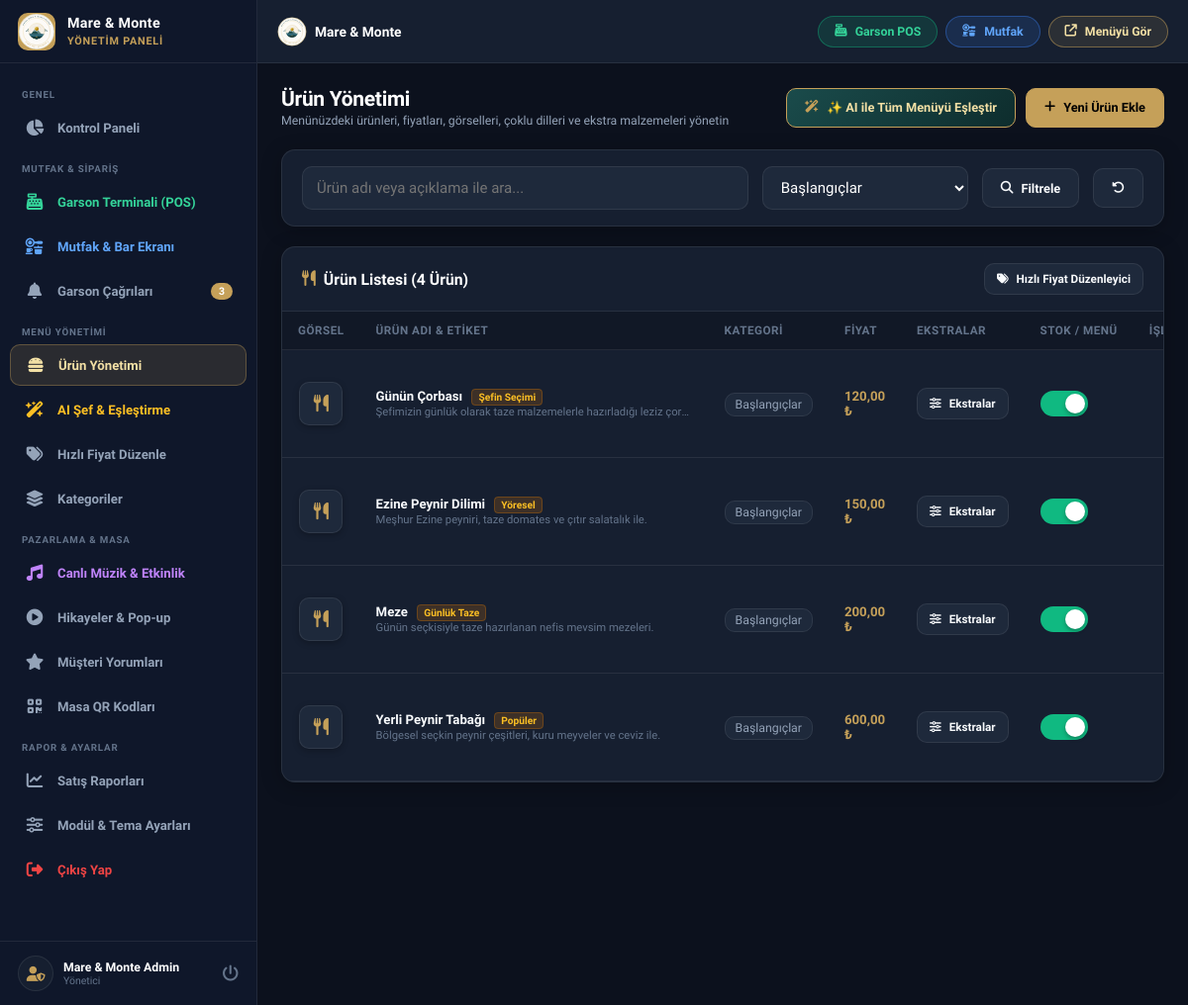
Page /admin/products.php?category=1 (signed in) on the committed database.
### tables this page shows
CREATE TABLE products (
        id INTEGER PRIMARY KEY AUTOINCREMENT,
        category_id INT NOT NULL,
        name VARCHAR(200) NOT NULL,
        description TEXT,
        name_en VARCHAR(200) DEFAULT '',
        desc_en TEXT,
        name_ar VARCHAR(200) DEFAULT '',
        desc_ar TEXT,
        name_ru VARCHAR(200) DEFAULT '',
        desc_ru TEXT,
        name_de VARCHAR(200) DEFAULT '',
        desc_de TEXT,
        price DECIMAL(10,2) NOT NULL DEFAULT 0.00,
        old_price DECIMAL(10,2) DEFAULT NULL,
        image VARCHAR(255) DEFAULT '',
        badge VARCHAR(50) DEFAULT '',
        calories INT DEFAULT 0,
        prep_time INT DEFAULT 15,
        allergens VARCHAR(255) DEFAULT '',
        is_available INT DEFAULT 1,
        is_featured INT DEFAULT 0,
        sort_order INT DEFAULT 0,
        view_count INT DEFAULT 0,
        created_at DATETIME DEFAULT CURRENT_TIMESTAMP
    , pairing_suggestion TEXT DEFAULT '');

CREATE TABLE categories (
        id INTEGER PRIMARY KEY AUTOINCREMENT,
        name VARCHAR(150) NOT NULL,
        slug VARCHAR(150),
        icon VARCHAR(100) DEFAULT 'utensils',
        image VARCHAR(255) DEFAULT '',
        name_en VARCHAR(150) DEFAULT '',
        name_ar VARCHAR(150) DEFAULT '',
        name_ru VARCHAR(150) DEFAULT '',
        name_de VARCHAR(150) DEFAULT '',
        sort_order INT DEFAULT 0,
        is_active INT DEFAULT 1,
        created_at DATETIME DEFAULT CURRENT_TIMESTAMP
    );

### config.php (called while the page is built, shortened)
<?php
function clean($data) {
    return htmlspecialchars(trim((string)$data), ENT_QUOTES, 'UTF-8');
}
function formatPrice($price, $currency = '₺') {
    return number_format((float)$price, 2, ',', '.') . ' ' . $currency;
}

### admin/products.php (the view, shortened to what this page needs)
<?php
require_once __DIR__ . '/header.php';
$categories = $pdo->query("SELECT * FROM categories ORDER BY sort_order ASC, name ASC")->fetchAll();
$filterCat = (int)($_GET['category'] ?? 0);
$filterSearch = clean($_GET['q'] ?? '');
$query = "SELECT p.*, c.name as cat_name FROM products p LEFT JOIN categories c ON p.category_id = c.id WHERE 1=1";
$params = [];
if ($filterCat > 0) {
    $query .= " AND p.category_id = ?";
    $params[] = $filterCat;
}
$query .= " ORDER BY p.category_id ASC, p.sort_order ASC, p.id DESC";
$stmtP = $pdo->prepare($query);
$stmtP->execute($params);
$products = $stmtP->fetchAll();
?>
<div class="page-header">
    <div class="page-title">
        <h1>Ürün Yönetimi</h1>
        <p>Menünüzdeki ürünleri, fiyatları, görselleri, çoklu dilleri ve ekstra malzemeleri yönetin</p>
    </div>
    <div style="display: flex; gap: 10px; flex-wrap: wrap;">
        <button type="button" class="btn btn-secondary" onclick="batchGenerateAiPairings()" style="background: linear-gradient(135deg, #1A4B4B 0%, #0E2D2D 100%); color: var(--primary-light); border: 1px solid var(--primary);">
            <i class="fas fa-wand-magic-sparkles" style="color: var(--primary);"></i> ✨ AI ile Tüm Menüyü Eşleştir
        </button>
        <button type="button" class="btn btn-primary" onclick="openProductModal()">
            <i class="fas fa-plus"></i> Yeni Ürün Ekle
        </button>
    </div>
</div>
<div class="card" style="margin-bottom: 20px;">
    <div class="card-body" style="padding: 16px 20px;">
        <form method="GET" action="products.php" style="display: flex; gap: 14px; flex-wrap: wrap; align-items: center;">
            <div style="flex: 1; min-width: 200px;">
                <input type="text" name="q" value="<?php echo htmlspecialchars($filterSearch); ?>" placeholder="Ürün adı veya açıklama ile ara..." class="form-control">
            </div>
            <div style="min-width: 180px;">
                <select name="category" class="form-control" onchange="this.form.submit()">
                    <?php foreach ($categories as $c): ?>
                        <option value="<?php echo $c['id']; ?>" <?php echo $filterCat === (int)$c['id'] ? 'selected' : ''; ?>>
                            <?php echo htmlspecialchars($c['name']); ?>
                        </option>
                    <?php endforeach; ?>
                </select>
            </div>
            <button type="submit" class="btn btn-secondary">
                <i class="fas fa-search"></i> Filtrele
            </button>
            <?php if ($filterCat > 0 || !empty($filterSearch)): ?>
                <a href="products.php" class="btn btn-secondary" title="Filtreyi Temizle">
                    <i class="fas fa-rotate-left"></i>
                </a>
            <?php endif; ?>
        </form>
    </div>
</div>
<div class="card">
    <div class="card-header">
        <h3 class="card-title"><i class="fas fa-utensils" style="color:var(--primary);"></i> Ürün Listesi (<?php echo count($products); ?> Ürün)</h3>
        <a href="quick-price.php" class="btn btn-secondary btn-sm"><i class="fas fa-tags"></i> Hızlı Fiyat Düzenleyici</a>
    </div>
    <div class="card-body" style="padding: 0;">
        <div class="table-responsive desktop-table-view">
            <table class="admin-table">
                <thead>
                    <tr>
                        <th style="width: 70px; text-align: center;">Görsel</th>
                        <th>Ürün Adı & Etiket</th>
                        <th>Kategori</th>
                        <th>Fiyat</th>
                        <th>Ekstralar</th>
                        <th style="text-align: center;">Stok / Menü</th>
                        <th style="text-align: right;">İşlemler</th>
                    </tr>
                </thead>
                <tbody>
                    <?php if (empty($products)): ?>
                        <tr>
                            <td colspan="7" style="text-align: center; padding: 32px; color: var(--text-dim);">
                                Kriterlere uygun ürün bulunamadı.
                            </td>
                        </tr>
                    <?php else: ?>
                        <?php foreach ($products as $p): ?>
                            <tr id="row-product-<?php echo $p['id']; ?>">
                                <td style="text-align: center;">
                                    <?php if (!empty($p['image'])): ?>
                                        <div class="table-thumb" style="display:none;">
                                            <i class="fas fa-utensils"></i>
                                        </div>
                                    <?php else: ?>
                                        <div class="table-thumb">
                                            <i class="fas fa-utensils"></i>
                                        </div>
                                    <?php endif; ?>
                                </td>
                                <td>
                                    <strong><?php echo htmlspecialchars($p['name']); ?></strong>
                                    <?php if (!empty($p['badge'])): ?>
                                        <span style="background: rgba(217, 119, 6, 0.2); color: #fbbf24; border:1px solid rgba(217,119,6,0.3); font-size: 0.68rem; font-weight:700; padding:2px 6px; border-radius:4px; margin-left:6px;">
                                            <?php echo htmlspecialchars($p['badge']); ?>
                                        </span>
                                    <?php endif; ?>
                                    <div style="font-size: 0.75rem; color: var(--text-dim); max-width: 320px; overflow: hidden; text-overflow: ellipsis; white-space: nowrap; margin-top: 2px;">
                                        <?php echo htmlspecialchars($p['description']); ?>
                                    </div>
                                </td>
                                <td>
                                    <span style="font-size: 0.82rem; color: var(--text-muted); background: var(--bg-input); padding: 4px 10px; border-radius: var(--radius-sm); border: 1px solid var(--border);">
                                        <?php echo htmlspecialchars($p['cat_name'] ?: 'Kategorisiz'); ?>
                                    </span>
                                </td>
                                <td style="font-weight: 800; color: var(--primary);">
                                    <?php echo formatPrice($p['price']); ?>
                                </td>
                                <td>
                                    <button type="button" class="btn btn-secondary btn-sm" onclick="openOptionsManager(<?php echo $p['id']; ?>, '<?php echo htmlspecialchars(addslashes($p['name'])); ?>')">
                                        <i class="fas fa-sliders"></i> Ekstralar
                                    </button>
                                </td>
                                <td>
                                    <label class="switch" title="Menüde göster / Tükendi">
                                        <span class="slider"></span>
                                    </label>
                                </td>
                                <td style="text-align: right;">
                                </td>
                            </tr>
                        <?php endforeach; ?>
                    <?php endif; ?>
                </tbody>
            </table>
        </div>
    </div>
</div>
<?php require_once __DIR__ . '/footer.php'; ?>

### admin/header.php (shortened to what this page needs)
<?php
require_once __DIR__ . '/../database.php';
$currentPage = basename($_SERVER['PHP_SELF']);
$adminName = $_SESSION['admin_name'] ?? 'Yönetici';
try {
    $stmtCalls = $pdo->query("SELECT COUNT(*) FROM waiter_calls WHERE status = 'pending'");
    $pendingCallsCount = $stmtCalls->fetchColumn();
} catch (Exception $e) {
    $pendingCallsCount = 0;
    $pendingOrdersCount = 0;
}
?>
<!DOCTYPE html>
<html lang="tr">
<head>
    <link rel="stylesheet" href="https://cdnjs.cloudflare.com/ajax/libs/font-awesome/6.4.0/css/all.min.css">
    <link rel="stylesheet" href="../assets/css/admin.css?v=<?php echo time(); ?>">
</head>
<body>
    <aside class="admin-sidebar" id="adminSidebar">
        <div class="sidebar-header">
            <div class="sidebar-logo-icon">
                <img src="../assets/images/maremonte_logo.svg" alt="Mare & Monte">
            </div>
            <div class="sidebar-brand-text">
                <h2>Mare &amp; Monte</h2>
                <span>Yönetim Paneli</span>
            </div>
        </div>
        <nav class="sidebar-nav">
            <div class="nav-section-label">GENEL</div>
            <a href="index.php" class="nav-link <?php echo $currentPage === 'index.php' ? 'active' : ''; ?>">
                <i class="fas fa-chart-pie"></i>
                <span>Kontrol Paneli</span>
            </a>
            <div class="nav-section-label">MUTFAK & SİPARİŞ</div>
            <a href="pos.php" class="nav-link <?php echo $currentPage === 'pos.php' ? 'active' : ''; ?>" style="color: #34d399;">
                <i class="fas fa-cash-register"></i>
                <span>Garson Terminali (POS)</span>
            </a>
            <a href="kitchen.php" class="nav-link <?php echo $currentPage === 'kitchen.php' ? 'active' : ''; ?>" style="color: #60a5fa;">
                <i class="fas fa-kitchen-set"></i>
                <span>Mutfak & Bar Ekranı</span>
            </a>
            <a href="waiter-calls.php" class="nav-link <?php echo $currentPage === 'waiter-calls.php' ? 'active' : ''; ?>">
                <i class="fas fa-bell"></i>
                <span>Garson Çağrıları</span>
                <?php if ($pendingCallsCount > 0): ?>
                    <span class="nav-badge"><?php echo $pendingCallsCount; ?></span>
                <?php endif; ?>
            </a>
            <div class="nav-section-label">MENÜ YÖNETİMİ</div>
            <a href="products.php" class="nav-link <?php echo $currentPage === 'products.php' ? 'active' : ''; ?>">
                <i class="fas fa-burger"></i>
                <span>Ürün Yönetimi</span>
            </a>
            <a href="ai_assistant.php" class="nav-link <?php echo $currentPage === 'ai_assistant.php' ? 'active' : ''; ?>" style="color:#fbbf24;">
                <i class="fas fa-wand-magic-sparkles"></i>
                <span>AI Şef &amp; Eşleştirme</span>
            </a>
            <a href="quick-price.php" class="nav-link <?php echo $currentPage === 'quick-price.php' ? 'active' : ''; ?>">
                <i class="fas fa-tags"></i>
                <span>Hızlı Fiyat Düzenle</span>
            </a>
            <a href="categories.php" class="nav-link <?php echo $currentPage === 'categories.php' ? 'active' : ''; ?>">
                <i class="fas fa-layer-group"></i>
                <span>Kategoriler</span>
            </a>
            <div class="nav-section-label">PAZARLAMA & MASA</div>
            <a href="events.php" class="nav-link <?php echo $currentPage === 'events.php' ? 'active' : ''; ?>" style="color:#c084fc;">
                <i class="fas fa-music"></i>
                <span>Canlı Müzik & Etkinlik</span>
            </a>
            <a href="stories.php" class="nav-link <?php echo $currentPage === 'stories.php' ? 'active' : ''; ?>">
                <i class="fas fa-circle-play"></i>
                <span>Hikayeler & Pop-up</span>
            </a>
            <a href="feedback.php" class="nav-link <?php echo $currentPage === 'feedback.php' ? 'active' : ''; ?>">
                <i class="fas fa-star"></i>
                <span>Müşteri Yorumları</span>
            </a>
            <a href="tables.php" class="nav-link <?php echo $currentPage === 'tables.php' ? 'active' : ''; ?>">
                <i class="fas fa-qrcode"></i>
                <span>Masa QR Kodları</span>
            </a>
            <div class="nav-section-label">RAPOR & AYARLAR</div>
            <a href="reports.php" class="nav-link <?php echo $currentPage === 'reports.php' ? 'active' : ''; ?>">
                <i class="fas fa-chart-line"></i>
                <span>Satış Raporları</span>
            </a>
            <a href="settings.php" class="nav-link <?php echo $currentPage === 'settings.php' ? 'active' : ''; ?>">
                <i class="fas fa-sliders"></i>
                <span>Modül & Tema Ayarları</span>
            </a>
            <a href="logout.php" class="nav-link" style="color: #ef4444;">
                <i class="fas fa-right-from-bracket"></i>
                <span>Çıkış Yap</span>
            </a>
        </nav>
        <div class="sidebar-footer">
            <div class="admin-profile">
                <div class="admin-avatar">
                    <i class="fas fa-user-shield"></i>
                </div>
                <div>
                    <div class="admin-name"><?php echo htmlspecialchars($adminName); ?></div>
                    <div class="admin-role">Yönetici</div>
                </div>
            </div>
            <a href="logout.php" title="Çıkış" style="color: var(--text-dim); text-decoration:none; font-size:1.1rem;">
                <i class="fas fa-power-off"></i>
            </a>
        </div>
    </aside>
    <div class="admin-main">
        <header class="admin-topbar">
            <div style="display:flex; align-items:center; gap:12px;">
                <div class="topbar-brand" style="display:flex; align-items:center; gap:8px;">
                    <img src="../assets/images/maremonte_logo.svg" style="width:30px; height:30px; border-radius:50%;" alt="Logo">
                    <span style="font-size:0.92rem; font-weight:800; color:#fff;">Mare &amp; Monte</span>
                </div>
            </div>
            <div class="topbar-actions" style="display:flex; align-items:center; gap:8px;">
                <a href="pos.php" class="btn-preview" style="background:rgba(16,185,129,0.15); border-color:rgba(16,185,129,0.4); color:#34d399;" title="Garson Terminali">
                    <i class="fas fa-cash-register"></i>
                    <span>Garson POS</span>
                </a>
                <a href="kitchen.php" class="btn-preview" style="background:rgba(59,130,246,0.15); border-color:rgba(59,130,246,0.4); color:#60a5fa;" title="Mutfak & Bar Ekranı">
                    <i class="fas fa-kitchen-set"></i>
                    <span>Mutfak</span>
                </a>
                <a href="../index.php" target="_blank" class="btn-preview" title="Müşteri Görünümü">
                    <i class="fas fa-arrow-up-right-from-square"></i>
                    <span>Menüyü Gör</span>
                </a>
            </div>
        </header>
        <main class="admin-content">

### admin/footer.php (shortened to what this page needs)
        </main>
    </div>
</body>
</html>

### rows in the picture
products: name "Günün Çorbası", badge "Şefin Seçimi", description "Şefimizin günlük olarak taze malzemelerle hazırladığı leziz çor…", category.name "Başlangıçlar", price "120,00 ₺"
products: name "Ezine Peynir Dilimi", badge "Yöresel", description "Meşhur Ezine peyniri, taze domates ve çıtır salatalık ile.", category.name "Başlangıçlar", price "150,00 ₺"
products: name "Meze", badge "Günlük Taze", description "Günün seçkisiyle taze hazırlanan nefis mevsim mezeleri.", category.name "Başlangıçlar", price "200,00 ₺"
products: name "Yerli Peynir Tabağı", badge "Popüler", description "Bölgesel seçkin peynir çeşitleri, kuru meyveler ve ceviz ile.", category.name "Başlangıçlar", price "600,00 ₺"

### other values in the picture
$pendingCallsCount "3"
$adminName "Mare & Monte Admin"
count($products) "4"
form field category "Başlangıçlar"
